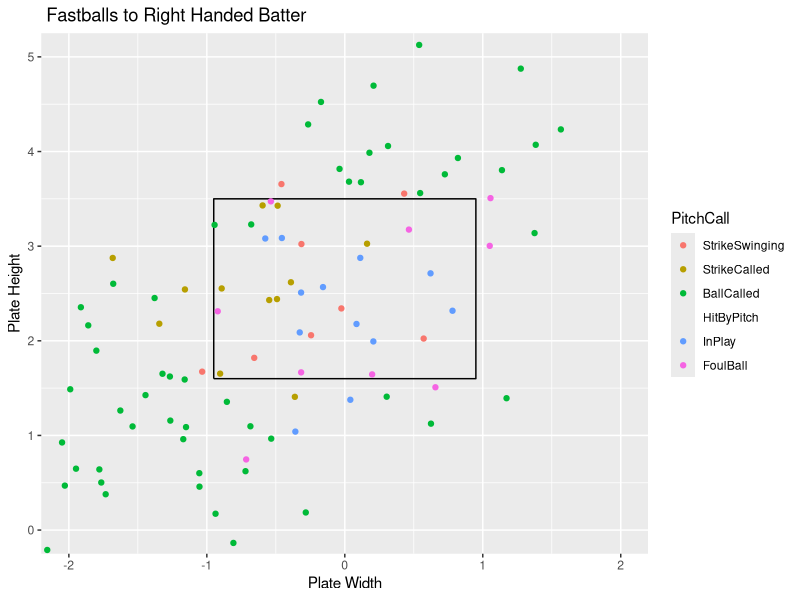
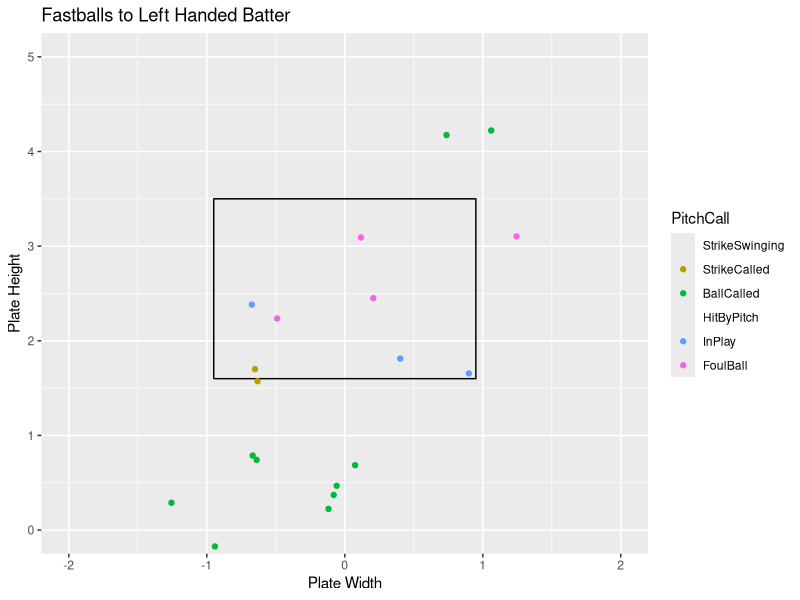

R code for these plots, in order:
## ---- chunk 1
knitr::opts_chunk$set(fig.align = "center", fig.width = 4, fig.height = 4, comment = NA, message = FALSE, warning = FALSE, echo = FALSE)
library(readr)
library(dplyr)
library(ggplot2)
library(tidyverse)
Master <- read_csv("Master.csv")
Pitcher <- Master %>%
  filter(Pitcher == "Herman, Will")
x <- c(-.95,.95,.95,-.95,-.95)
z <- c(1.6,1.6,3.5,3.5,1.6)
sz <- data_frame(x, z)
## ---- chunk 2
FastballsThrownR <- Pitcher %>%
  filter(TaggedPitchType == "Fastball" & BatterSide == "Right" & !PitchCall == "Undefined")
ggplot() +
  geom_path(data = sz, aes(x = x, y = z)) +
  coord_equal() +
  xlab("Plate Width") +
  ylab("Plate Height") +
  ggtitle(" Fastballs to Right Handed Batter") +
  geom_point(data = FastballsThrownR,aes(x = PlateLocSide, y = PlateLocHeight, color = PitchCall)) +
  coord_cartesian(xlim = c(-2, 2), ylim = c(0, 5)) +
  scale_color_discrete(limits = c("StrikeSwinging" ,"StrikeCalled", "BallCalled", "HitByPitch", "InPlay", "FoulBall"))
## ---- chunk 3
FastballsThrownL <- Pitcher %>%
  filter(TaggedPitchType == "Fastball" & BatterSide == "Left" & !PitchCall == "Undefined")
ggplot() +
  geom_path(data = sz, aes(x = x, y = z)) +
  coord_equal() +
  xlab("Plate Width") +
  ylab("Plate Height") +
  ggtitle("Fastballs to Left Handed Batter") +
  geom_point(data = FastballsThrownL,aes(x = PlateLocSide, y = PlateLocHeight, color = PitchCall)) +
  coord_cartesian(xlim = c(-2, 2), ylim = c(0, 5)) +
  scale_color_discrete(limits = c("StrikeSwinging" ,"StrikeCalled", "BallCalled", "HitByPitch", "InPlay", "FoulBall"))
